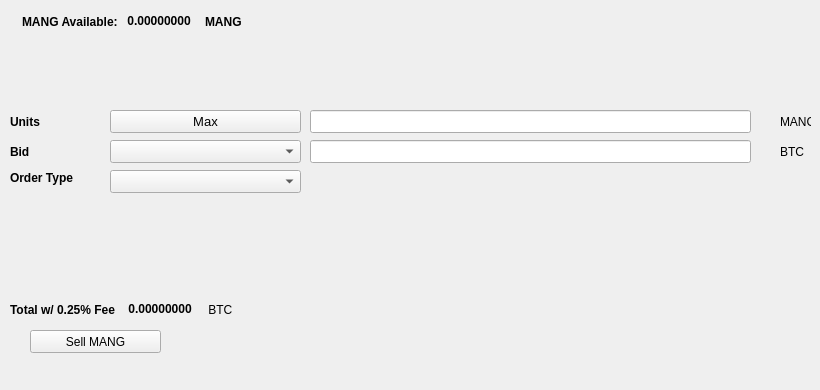
   <widget class="QWidget" name="SellTab">
    <attribute name="title">
     <string>Sell</string>
    </attribute>
    <widget class="QLabel" name="label_16">
     <property name="geometry">
      <rect>
       <x>780</x>
       <y>140</y>
       <width>31</width>
       <height>23</height>
      </rect>
     </property>
     <property name="text">
      <string>BTC</string>
     </property>
    </widget>
    <widget class="QComboBox" name="SellBidcomboBox">
     <property name="geometry">
      <rect>
       <x>110</x>
       <y>140</y>
       <width>191</width>
       <height>23</height>
      </rect>
     </property>
     <property name="font">
      <font>
       <pointsize>10</pointsize>
      </font>
     </property>
    </widget>
    <widget class="QLabel" name="label_18">
     <property name="geometry">
      <rect>
       <x>10</x>
       <y>110</y>
       <width>46</width>
       <height>23</height>
      </rect>
     </property>
     <property name="font">
      <font>
       <weight>75</weight>
       <bold>true</bold>
      </font>
     </property>
     <property name="text">
      <string>Units</string>
     </property>
    </widget>
    <widget class="QPushButton" name="Sell_Max_Amount">
     <property name="geometry">
      <rect>
       <x>110</x>
       <y>110</y>
       <width>191</width>
       <height>23</height>
      </rect>
     </property>
     <property name="font">
      <font>
       <pointsize>10</pointsize>
      </font>
     </property>
     <property name="text">
      <string>Max</string>
     </property>
    </widget>
    <widget class="QLabel" name="label_20">
     <property name="geometry">
      <rect>
       <x>10</x>
       <y>170</y>
       <width>91</width>
       <height>16</height>
      </rect>
     </property>
     <property name="font">
      <font>
       <weight>75</weight>
       <bold>true</bold>
      </font>
     </property>
     <property name="text">
      <string>Order Type</string>
     </property>
    </widget>
    <widget class="QComboBox" name="SellOrdertypeCombo">
     <property name="geometry">
      <rect>
       <x>110</x>
       <y>170</y>
       <width>191</width>
       <height>23</height>
      </rect>
     </property>
     <property name="font">
      <font>
       <pointsize>10</pointsize>
      </font>
     </property>
    </widget>
    <widget class="QLabel" name="label_21">
     <property name="geometry">
      <rect>
       <x>10</x>
       <y>140</y>
       <width>46</width>
       <height>23</height>
      </rect>
     </property>
     <property name="font">
      <font>
       <weight>75</weight>
       <bold>true</bold>
      </font>
     </property>
     <property name="text">
      <string>Bid</string>
     </property>
    </widget>
    <widget class="QLabel" name="label_22">
     <property name="geometry">
      <rect>
       <x>780</x>
       <y>110</y>
       <width>31</width>
       <height>23</height>
      </rect>
     </property>
     <property name="text">
      <string>MANG</string>
     </property>
    </widget>
    <widget class="QLineEdit" name="UnitsInputMANG">
     <property name="geometry">
      <rect>
       <x>310</x>
       <y>110</y>
       <width>441</width>
       <height>23</height>
      </rect>
     </property>
     <property name="font">
      <font>
       <pointsize>9</pointsize>
       <weight>75</weight>
       <bold>true</bold>
      </font>
     </property>
    </widget>
    <widget class="QLineEdit" name="SellBidPriceEdit">
     <property name="geometry">
      <rect>
       <x>310</x>
       <y>140</y>
       <width>441</width>
       <height>23</height>
      </rect>
     </property>
     <property name="font">
      <font>
       <pointsize>9</pointsize>
       <weight>75</weight>
       <bold>true</bold>
      </font>
     </property>
    </widget>
    <widget class="QPushButton" name="SellMANGBTN">
     <property name="geometry">
      <rect>
       <x>30</x>
       <y>330</y>
       <width>131</width>
       <height>23</height>
      </rect>
     </property>
     <property name="text">
      <string>Sell MANG</string>
     </property>
     <property name="icon">
      <iconset resource="../mangaka">
       <normaloff>:/icons/bitcoin</normaloff>:/icons/bitcoin</iconset>
     </property>
    </widget>
    <widget class="QWidget" name="layoutWidget3">
     <property name="geometry">
      <rect>
       <x>22</x>
       <y>12</y>
       <width>258</width>
       <height>19</height>
      </rect>
     </property>
     <layout class="QHBoxLayout" name="horizontalLayout">
      <item>
       <widget class="QLabel" name="label232_2">
        <property name="font">
         <font>
          <weight>75</weight>
          <bold>true</bold>
         </font>
        </property>
        <property name="text">
         <string>MANG Available:</string>
        </property>
       </widget>
      </item>
      <item>
       <widget class="QLabel" name="MANGAvailableLabel">
        <property name="palette">
         <palette>
          <active>
           <colorrole role="WindowText">
            <brush brushstyle="SolidPattern">
             <color alpha="255">
              <red>0</red>
              <green>0</green>
              <blue>0</blue>
             </color>
            </brush>
           </colorrole>
           <colorrole role="Button">
            <brush brushstyle="SolidPattern">
             <color alpha="255">
              <red>0</red>
              <green>170</green>
              <blue>0</blue>
             </color>
            </brush>
           </colorrole>
           <colorrole role="Light">
            <brush brushstyle="SolidPattern">
             <color alpha="255">
              <red>0</red>
              <green>255</green>
              <blue>0</blue>
             </color>
            </brush>
           </colorrole>
           <colorrole role="Midlight">
            <brush brushstyle="SolidPattern">
             <color alpha="255">
              <red>0</red>
              <green>212</green>
              <blue>0</blue>
             </color>
            </brush>
           </colorrole>
           <colorrole role="Dark">
            <brush brushstyle="SolidPattern">
             <color alpha="255">
              <red>0</red>
              <green>85</green>
              <blue>0</blue>
             </color>
            </brush>
           </colorrole>
           <colorrole role="Mid">
            <brush brushstyle="SolidPattern">
             <color alpha="255">
              <red>0</red>
              <green>113</green>
              <blue>0</blue>
             </color>
            </brush>
           </colorrole>
           <colorrole role="Text">
            <brush brushstyle="SolidPattern">
             <color alpha="255">
              <red>0</red>
              <green>170</green>
              <blue>0</blue>
             </color>
            </brush>
           </colorrole>
           <colorrole role="BrightText">
            <brush brushstyle="SolidPattern">
             <color alpha="255">
              <red>255</red>
              <green>255</green>
              <blue>255</blue>
             </color>
            </brush>
           </colorrole>
           <colorrole role="ButtonText">
            <brush brushstyle="SolidPattern">
             <color alpha="255">
              <red>0</red>
              <green>0</green>
              <blue>0</blue>
             </color>
            </brush>
           </colorrole>
           <colorrole role="Base">
            <brush brushstyle="SolidPattern">
             <color alpha="255">
              <red>255</red>
              <green>255</green>
              <blue>255</blue>
             </color>
            </brush>
           </colorrole>
           <colorrole role="Window">
            <brush brushstyle="SolidPattern">
             <color alpha="255">
              <red>0</red>
              <green>170</green>
              <blue>0</blue>
             </color>
            </brush>
           </colorrole>
           <colorrole role="Shadow">
            <brush brushstyle="SolidPattern">
             <color alpha="255">
              <red>0</red>
              <green>0</green>
              <blue>0</blue>
             </color>
            </brush>
           </colorrole>
           <colorrole role="AlternateBase">
            <brush brushstyle="SolidPattern">
             <color alpha="255">
              <red>127</red>
              <green>212</green>
              <blue>127</blue>
             </color>
            </brush>
           </colorrole>
           <colorrole role="ToolTipBase">
            <brush brushstyle="SolidPattern">
             <color alpha="255">
              <red>255</red>
              <green>255</green>
              <blue>220</blue>
             </color>
            </brush>
           </colorrole>
           <colorrole role="ToolTipText">
            <brush brushstyle="SolidPattern">
             <color alpha="255">
              <red>0</red>
              <green>0</green>
              <blue>0</blue>
             </color>
            </brush>
           </colorrole>
          </active>
          <inactive>
           <colorrole role="WindowText">
            <brush brushstyle="SolidPattern">
             <color alpha="255">
              <red>0</red>
              <green>0</green>
              <blue>0</blue>
             </color>
            </brush>
           </colorrole>
           <colorrole role="Button">
            <brush brushstyle="SolidPattern">
             <color alpha="255">
              <red>0</red>
              <green>170</green>
              <blue>0</blue>
             </color>
            </brush>
           </colorrole>
           <colorrole role="Light">
            <brush brushstyle="SolidPattern">
             <color alpha="255">
              <red>0</red>
              <green>255</green>
              <blue>0</blue>
             </color>
            </brush>
           </colorrole>
           <colorrole role="Midlight">
            <brush brushstyle="SolidPattern">
             <color alpha="255">
              <red>0</red>
              <green>212</green>
              <blue>0</blue>
             </color>
            </brush>
           </colorrole>
           <colorrole role="Dark">
            <brush brushstyle="SolidPattern">
             <color alpha="255">
              <red>0</red>
              <green>85</green>
              <blue>0</blue>
             </color>
            </brush>
           </colorrole>
           <colorrole role="Mid">
            <brush brushstyle="SolidPattern">
             <color alpha="255">
              <red>0</red>
              <green>113</green>
              <blue>0</blue>
             </color>
            </brush>
           </colorrole>
           <colorrole role="Text">
            <brush brushstyle="SolidPattern">
             <color alpha="255">
              <red>0</red>
              <green>170</green>
              <blue>0</blue>
             </color>
            </brush>
           </colorrole>
           <colorrole role="BrightText">
            <brush brushstyle="SolidPattern">
             <color alpha="255">
              <red>255</red>
              <green>255</green>
              <blue>255</blue>
             </color>
            </brush>
           </colorrole>
           <colorrole role="ButtonText">
            <brush brushstyle="SolidPattern">
             <color alpha="255">
              <red>0</red>
              <green>0</green>
              <blue>0</blue>
             </color>
            </brush>
           </colorrole>
           <colorrole role="Base">
            <brush brushstyle="SolidPattern">
             <color alpha="255">
              <red>255</red>
              <green>255</green>
              <blue>255</blue>
             </color>
            </brush>
           </colorrole>
           <colorrole role="Window">
            <brush brushstyle="SolidPattern">
             <color alpha="255">
              <red>0</red>
              <green>170</green>
              <blue>0</blue>
             </color>
            </brush>
           </colorrole>
           <colorrole role="Shadow">
            <brush brushstyle="SolidPattern">
             <color alpha="255">
              <red>0</red>
              <green>0</green>
              <blue>0</blue>
             </color>
            </brush>
           </colorrole>
           <colorrole role="AlternateBase">
            <brush brushstyle="SolidPattern">
             <color alpha="255">
              <red>127</red>
              <green>212</green>
              <blue>127</blue>
             </color>
            </brush>
           </colorrole>
           <colorrole role="ToolTipBase">
            <brush brushstyle="SolidPattern">
             <color alpha="255">
              <red>255</red>
              <green>255</green>
              <blue>220</blue>
             </color>
            </brush>
           </colorrole>
           <colorrole role="ToolTipText">
            <brush brushstyle="SolidPattern">
             <color alpha="255">
              <red>0</red>
              <green>0</green>
              <blue>0</blue>
             </color>
            </brush>
           </colorrole>
          </inactive>
          <disabled>
           <colorrole role="WindowText">
            <brush brushstyle="SolidPattern">
             <color alpha="255">
              <red>0</red>
              <green>85</green>
              <blue>0</blue>
             </color>
            </brush>
           </colorrole>
           <colorrole role="Button">
            <brush brushstyle="SolidPattern">
             <color alpha="255">
              <red>0</red>
              <green>170</green>
              <blue>0</blue>
             </color>
            </brush>
           </colorrole>
           <colorrole role="Light">
            <brush brushstyle="SolidPattern">
             <color alpha="255">
              <red>0</red>
              <green>255</green>
              <blue>0</blue>
             </color>
            </brush>
           </colorrole>
           <colorrole role="Midlight">
            <brush brushstyle="SolidPattern">
             <color alpha="255">
              <red>0</red>
              <green>212</green>
              <blue>0</blue>
             </color>
            </brush>
           </colorrole>
           <colorrole role="Dark">
            <brush brushstyle="SolidPattern">
             <color alpha="255">
              <red>0</red>
              <green>85</green>
              <blue>0</blue>
             </color>
            </brush>
           </colorrole>
           <colorrole role="Mid">
            <brush brushstyle="SolidPattern">
             <color alpha="255">
              <red>0</red>
              <green>113</green>
              <blue>0</blue>
             </color>
            </brush>
           </colorrole>
           <colorrole role="Text">
            <brush brushstyle="SolidPattern">
             <color alpha="255">
              <red>0</red>
              <green>85</green>
              <blue>0</blue>
             </color>
            </brush>
           </colorrole>
           <colorrole role="BrightText">
            <brush brushstyle="SolidPattern">
             <color alpha="255">
              <red>255</red>
              <green>255</green>
              <blue>255</blue>
             </color>
            </brush>
           </colorrole>
           <colorrole role="ButtonText">
            <brush brushstyle="SolidPattern">
             <color alpha="255">
              <red>0</red>
              <green>85</green>
              <blue>0</blue>
             </color>
            </brush>
           </colorrole>
           <colorrole role="Base">
            <brush brushstyle="SolidPattern">
             <color alpha="255">
              <red>0</red>
              <green>170</green>
              <blue>0</blue>
             </color>
            </brush>
           </colorrole>
           <colorrole role="Window">
            <brush brushstyle="SolidPattern">
             <color alpha="255">
              <red>0</red>
              <green>170</green>
              <blue>0</blue>
             </color>
            </brush>
           </colorrole>
           <colorrole role="Shadow">
            <brush brushstyle="SolidPattern">
             <color alpha="255">
              <red>0</red>
              <green>0</green>
              <blue>0</blue>
             </color>
            </brush>
           </colorrole>
           <colorrole role="AlternateBase">
            <brush brushstyle="SolidPattern">
             <color alpha="255">
              <red>0</red>
              <green>170</green>
              <blue>0</blue>
             </color>
            </brush>
           </colorrole>
           <colorrole role="ToolTipBase">
            <brush brushstyle="SolidPattern">
             <color alpha="255">
              <red>255</red>
              <green>255</green>
              <blue>220</blue>
             </color>
            </brush>
           </colorrole>
           <colorrole role="ToolTipText">
            <brush brushstyle="SolidPattern">
             <color alpha="255">
              <red>0</red>
              <green>0</green>
              <blue>0</blue>
             </color>
            </brush>
           </colorrole>
          </disabled>
         </palette>
        </property>
        <property name="font">
         <font>
          <weight>75</weight>
          <bold>true</bold>
         </font>
        </property>
        <property name="text">
         <string> 0.00000000 </string>
        </property>
        <property name="textInteractionFlags">
         <set>Qt::LinksAccessibleByMouse|Qt::TextSelectableByKeyboard|Qt::TextSelectableByMouse</set>
        </property>
       </widget>
      </item>
      <item>
       <widget class="QLabel" name="labelMANG">
        <property name="font">
         <font>
          <weight>75</weight>
          <bold>true</bold>
         </font>
        </property>
        <property name="text">
         <string>MANG</string>
        </property>
       </widget>
      </item>
     </layout>
    </widget>
    <widget class="QWidget" name="layoutWidget">
     <property name="geometry">
      <rect>
       <x>10</x>
       <y>300</y>
       <width>268</width>
       <height>19</height>
      </rect>
     </property>
     <layout class="QHBoxLayout" name="horizontalLayout_2">
      <item>
       <widget class="QLabel" name="label_19">
        <property name="font">
         <font>
          <weight>75</weight>
          <bold>true</bold>
         </font>
        </property>
        <property name="text">
         <string>Total w/ 0.25% Fee </string>
        </property>
       </widget>
      </item>
      <item>
       <widget class="QLabel" name="SellCostLabel">
        <property name="palette">
         <palette>
          <active>
           <colorrole role="WindowText">
            <brush brushstyle="SolidPattern">
             <color alpha="255">
              <red>0</red>
              <green>0</green>
              <blue>0</blue>
             </color>
            </brush>
           </colorrole>
           <colorrole role="Button">
            <brush brushstyle="SolidPattern">
             <color alpha="255">
              <red>0</red>
              <green>170</green>
              <blue>0</blue>
             </color>
            </brush>
           </colorrole>
           <colorrole role="Light">
            <brush brushstyle="SolidPattern">
             <color alpha="255">
              <red>0</red>
              <green>255</green>
              <blue>0</blue>
             </color>
            </brush>
           </colorrole>
           <colorrole role="Midlight">
            <brush brushstyle="SolidPattern">
             <color alpha="255">
              <red>0</red>
              <green>212</green>
              <blue>0</blue>
             </color>
            </brush>
           </colorrole>
           <colorrole role="Dark">
            <brush brushstyle="SolidPattern">
             <color alpha="255">
              <red>0</red>
              <green>85</green>
              <blue>0</blue>
             </color>
            </brush>
           </colorrole>
           <colorrole role="Mid">
            <brush brushstyle="SolidPattern">
             <color alpha="255">
              <red>0</red>
              <green>113</green>
              <blue>0</blue>
             </color>
            </brush>
           </colorrole>
           <colorrole role="Text">
            <brush brushstyle="SolidPattern">
             <color alpha="255">
              <red>0</red>
              <green>170</green>
              <blue>0</blue>
             </color>
            </brush>
           </colorrole>
           <colorrole role="BrightText">
            <brush brushstyle="SolidPattern">
             <color alpha="255">
              <red>255</red>
              <green>255</green>
              <blue>255</blue>
             </color>
            </brush>
           </colorrole>
           <colorrole role="ButtonText">
            <brush brushstyle="SolidPattern">
             <color alpha="255">
              <red>0</red>
              <green>0</green>
              <blue>0</blue>
             </color>
            </brush>
           </colorrole>
           <colorrole role="Base">
            <brush brushstyle="SolidPattern">
             <color alpha="255">
              <red>255</red>
              <green>255</green>
              <blue>255</blue>
             </color>
            </brush>
           </colorrole>
           <colorrole role="Window">
            <brush brushstyle="SolidPattern">
             <color alpha="255">
              <red>0</red>
              <green>170</green>
              <blue>0</blue>
             </color>
            </brush>
           </colorrole>
           <colorrole role="Shadow">
            <brush brushstyle="SolidPattern">
             <color alpha="255">
              <red>0</red>
              <green>0</green>
              <blue>0</blue>
             </color>
            </brush>
           </colorrole>
           <colorrole role="AlternateBase">
            <brush brushstyle="SolidPattern">
             <color alpha="255">
              <red>127</red>
              <green>212</green>
              <blue>127</blue>
             </color>
            </brush>
           </colorrole>
           <colorrole role="ToolTipBase">
            <brush brushstyle="SolidPattern">
             <color alpha="255">
              <red>255</red>
              <green>255</green>
              <blue>220</blue>
             </color>
            </brush>
           </colorrole>
           <colorrole role="ToolTipText">
            <brush brushstyle="SolidPattern">
             <color alpha="255">
              <red>0</red>
              <green>0</green>
              <blue>0</blue>
             </color>
            </brush>
           </colorrole>
          </active>
          <inactive>
           <colorrole role="WindowText">
            <brush brushstyle="SolidPattern">
             <color alpha="255">
              <red>0</red>
              <green>0</green>
              <blue>0</blue>
             </color>
            </brush>
           </colorrole>
           <colorrole role="Button">
            <brush brushstyle="SolidPattern">
             <color alpha="255">
              <red>0</red>
              <green>170</green>
              <blue>0</blue>
             </color>
            </brush>
           </colorrole>
           <colorrole role="Light">
            <brush brushstyle="SolidPattern">
             <color alpha="255">
              <red>0</red>
              <green>255</green>
              <blue>0</blue>
             </color>
            </brush>
           </colorrole>
           <colorrole role="Midlight">
            <brush brushstyle="SolidPattern">
             <color alpha="255">
              <red>0</red>
              <green>212</green>
              <blue>0</blue>
             </color>
            </brush>
           </colorrole>
           <colorrole role="Dark">
            <brush brushstyle="SolidPattern">
             <color alpha="255">
              <red>0</red>
              <green>85</green>
              <blue>0</blue>
             </color>
            </brush>
           </colorrole>
           <colorrole role="Mid">
            <brush brushstyle="SolidPattern">
             <color alpha="255">
              <red>0</red>
              <green>113</green>
              <blue>0</blue>
             </color>
            </brush>
           </colorrole>
           <colorrole role="Text">
            <brush brushstyle="SolidPattern">
             <color alpha="255">
              <red>0</red>
              <green>170</green>
              <blue>0</blue>
             </color>
            </brush>
           </colorrole>
           <colorrole role="BrightText">
            <brush brushstyle="SolidPattern">
             <color alpha="255">
              <red>255</red>
              <green>255</green>
              <blue>255</blue>
             </color>
            </brush>
           </colorrole>
           <colorrole role="ButtonText">
            <brush brushstyle="SolidPattern">
             <color alpha="255">
              <red>0</red>
              <green>0</green>
              <blue>0</blue>
             </color>
            </brush>
           </colorrole>
           <colorrole role="Base">
            <brush brushstyle="SolidPattern">
             <color alpha="255">
              <red>255</red>
              <green>255</green>
              <blue>255</blue>
             </color>
            </brush>
           </colorrole>
           <colorrole role="Window">
            <brush brushstyle="SolidPattern">
             <color alpha="255">
              <red>0</red>
              <green>170</green>
              <blue>0</blue>
             </color>
            </brush>
           </colorrole>
           <colorrole role="Shadow">
            <brush brushstyle="SolidPattern">
             <color alpha="255">
              <red>0</red>
              <green>0</green>
              <blue>0</blue>
             </color>
            </brush>
           </colorrole>
           <colorrole role="AlternateBase">
            <brush brushstyle="SolidPattern">
             <color alpha="255">
              <red>127</red>
              <green>212</green>
              <blue>127</blue>
             </color>
            </brush>
           </colorrole>
           <colorrole role="ToolTipBase">
            <brush brushstyle="SolidPattern">
             <color alpha="255">
              <red>255</red>
              <green>255</green>
              <blue>220</blue>
             </color>
            </brush>
           </colorrole>
           <colorrole role="ToolTipText">
            <brush brushstyle="SolidPattern">
             <color alpha="255">
              <red>0</red>
              <green>0</green>
              <blue>0</blue>
             </color>
            </brush>
           </colorrole>
          </inactive>
          <disabled>
           <colorrole role="WindowText">
            <brush brushstyle="SolidPattern">
             <color alpha="255">
              <red>0</red>
              <green>85</green>
              <blue>0</blue>
             </color>
            </brush>
           </colorrole>
           <colorrole role="Button">
            <brush brushstyle="SolidPattern">
             <color alpha="255">
              <red>0</red>
              <green>170</green>
              <blue>0</blue>
             </color>
            </brush>
           </colorrole>
           <colorrole role="Light">
            <brush brushstyle="SolidPattern">
             <color alpha="255">
              <red>0</red>
              <green>255</green>
              <blue>0</blue>
             </color>
            </brush>
           </colorrole>
           <colorrole role="Midlight">
            <brush brushstyle="SolidPattern">
             <color alpha="255">
              <red>0</red>
              <green>212</green>
              <blue>0</blue>
             </color>
            </brush>
           </colorrole>
           <colorrole role="Dark">
            <brush brushstyle="SolidPattern">
             <color alpha="255">
              <red>0</red>
              <green>85</green>
              <blue>0</blue>
             </color>
            </brush>
           </colorrole>
           <colorrole role="Mid">
            <brush brushstyle="SolidPattern">
             <color alpha="255">
              <red>0</red>
              <green>113</green>
              <blue>0</blue>
             </color>
            </brush>
           </colorrole>
           <colorrole role="Text">
            <brush brushstyle="SolidPattern">
             <color alpha="255">
              <red>0</red>
              <green>85</green>
              <blue>0</blue>
             </color>
            </brush>
           </colorrole>
           <colorrole role="BrightText">
            <brush brushstyle="SolidPattern">
             <color alpha="255">
              <red>255</red>
              <green>255</green>
              <blue>255</blue>
             </color>
            </brush>
           </colorrole>
           <colorrole role="ButtonText">
            <brush brushstyle="SolidPattern">
             <color alpha="255">
              <red>0</red>
              <green>85</green>
              <blue>0</blue>
             </color>
            </brush>
           </colorrole>
           <colorrole role="Base">
            <brush brushstyle="SolidPattern">
             <color alpha="255">
              <red>0</red>
              <green>170</green>
              <blue>0</blue>
             </color>
            </brush>
           </colorrole>
           <colorrole role="Window">
            <brush brushstyle="SolidPattern">
             <color alpha="255">
              <red>0</red>
              <green>170</green>
              <blue>0</blue>
             </color>
            </brush>
           </colorrole>
           <colorrole role="Shadow">
            <brush brushstyle="SolidPattern">
             <color alpha="255">
              <red>0</red>
              <green>0</green>
              <blue>0</blue>
             </color>
            </brush>
           </colorrole>
           <colorrole role="AlternateBase">
            <brush brushstyle="SolidPattern">
             <color alpha="255">
              <red>0</red>
              <green>170</green>
              <blue>0</blue>
             </color>
            </brush>
           </colorrole>
           <colorrole role="ToolTipBase">
            <brush brushstyle="SolidPattern">
             <color alpha="255">
              <red>255</red>
              <green>255</green>
              <blue>220</blue>
             </color>
            </brush>
           </colorrole>
           <colorrole role="ToolTipText">
            <brush brushstyle="SolidPattern">
             <color alpha="255">
              <red>0</red>
              <green>0</green>
              <blue>0</blue>
             </color>
            </brush>
           </colorrole>
          </disabled>
         </palette>
        </property>
        <property name="font">
         <font>
          <weight>75</weight>
          <bold>true</bold>
         </font>
        </property>
        <property name="autoFillBackground">
         <bool>false</bool>
        </property>
        <property name="text">
         <string> 0.00000000</string>
        </property>
        <property name="textInteractionFlags">
         <set>Qt::LinksAccessibleByMouse|Qt::TextSelectableByMouse</set>
        </property>
       </widget>
      </item>
      <item>
       <widget class="QLabel" name="label_17">
        <property name="font">
         <font>
          <weight>50</weight>
          <bold>false</bold>
         </font>
        </property>
        <property name="text">
         <string> BTC</string>
        </property>
       </widget>
      </item>
     </layout>
    </widget>
    <widget class="QLabel" name="label_23">
     <property name="geometry">
      <rect>
       <x>460</x>
       <y>300</y>
       <width>281</width>
       <height>81</height>
      </rect>
     </property>
     <property name="text">
      <string/>
     </property>
     <property name="pixmap">
      <pixmap>:/images/bittrex</pixmap>
     </property>
    </widget>
   </widget>
